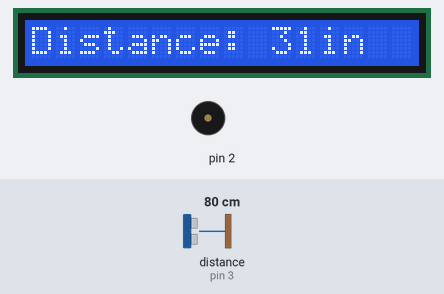
Recording of a sketch running on a simulated Arduino Uno, built with avr-gcc and run on an emulated ATmega328P. Parts: 16×1 character LCD, buzzer (waves = sounding). Wiring (inferred from the names in the program): ultrasonic range finder: trigger pin 4; echo pin 3. The inputs (shaded band) are chosen by the test bench; at power-on: distance to the obstacle (sensor on pin 3) 80 cm. The echo pulse lasts 58.3 µs per cm; what the sketch prints to the serial monitor is not drawn.

Above: at 1.2 s.
1.3 s: distance to the obstacle (sensor on pin 3) set to 120 cm
At 2.1 s:
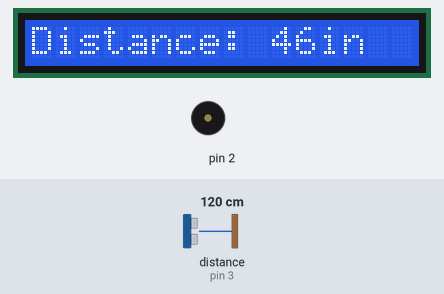
4.3 s: distance to the obstacle (sensor on pin 3) set to 34 cm
At 5.0 s:
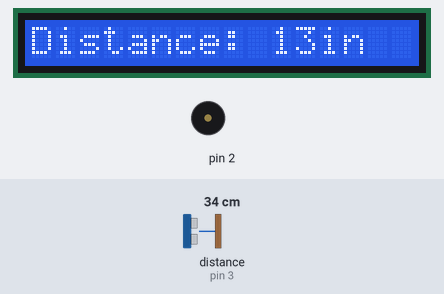
5.9 s: distance to the obstacle (sensor on pin 3) set to 30 cm
At 6.8 s:
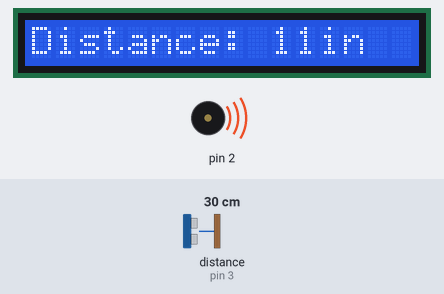
8.9 s: distance to the obstacle (sensor on pin 3) set to 299 cm
At 11.7 s:
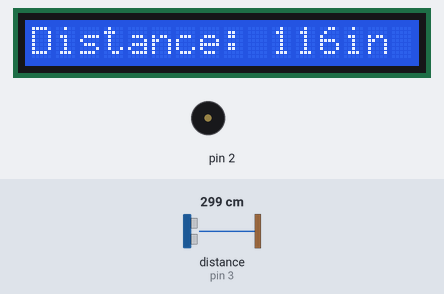
Timing chart, 0 to 12.9 s (numbered marks = the images above; inputs shaded):
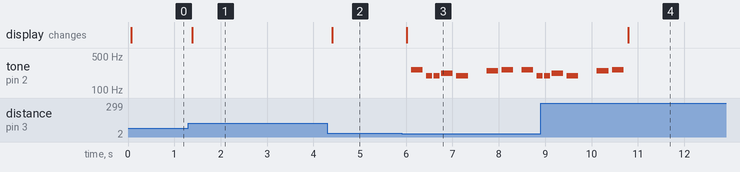

Measured:
- the behaviour switches between 32 and 31 cm on distance to the obstacle (sensor on pin 3) (found by bisection; images 2 and 3)
- after the input at 1.3 s, the display: changes after 0.09 s (image 1)
- after the input at 4.3 s, the display: changes after 0.11 s (image 2)
- after the input at 5.9 s, tone on pin 2: plays 262 Hz for 0.25 s, 196 Hz for 0.13 s, 196 Hz for 0.13 s, 220 Hz for 0.25 s, 196 Hz for 0.25 s, 247 Hz for 0.25 s … (9 notes in this stretch), starting after 0.21 s; the display: changes after 0.11 s (image 3)
- after the input at 8.9 s, tone on pin 2: goes on until 10.7 s, then stays silent; the display: changes after 1.9 s (image 4)

The sketch:

ultrasensor_console.ino
```cpp
   /* William Clemons
    * Nathan Nhek
    *
    * Proximity Alarm
    * Detect nearby objects and set off a buzzing noise when under a certain distance.
    * Set to display the distance to a LCD screen.
    */
    // include the library that contains the #defines for all passive buzzer pitches
    #include "pitches.h"
    // include the library for the LCD screen
    #include <LiquidCrystal.h>

    // define where the lcd connects to the arduino pins
    const int rs = 7, en = 8, d4 = 9, d5 = 10, d6 = 11, d7 = 12;
    // init the display
    LiquidCrystal lcd(rs, en, d4, d5, d6, d7);

    // defines pins numbers
    // trig pin generates the ultrasonic burst
    // echo pin recieves waves after bouncing back
    const int trigPin = 4;
    const int echoPin = 3;

    // defines variables
    long duration;
    int distance;

    //array to hold all the needed notes to make the alarm noise
    int alarm[] = {
      // note scheme = 1, 2, 2, 3, 2, -, 4, 1
       NOTE_C4, NOTE_G3, NOTE_G3, NOTE_A3, NOTE_G3, 0, NOTE_B3, NOTE_C4
    };

    // note durations: 4 = quarter note, 8 = eighth note, etc.:
    int noteDurations[] = {
      4, 8, 8, 4, 4, 4, 4, 4
    };

    void setup() {
      //set the columns, rows to display on
      lcd.begin(16,1);
      pinMode(trigPin, OUTPUT); // Sets the trigPin as an Output
      pinMode(echoPin, INPUT); // Sets the echoPin as an Input
      Serial.begin(9600); // Starts the serial communication
    }


    void loop() {
      //by default, have no tone emitting
      noTone(2);

      // Clears the trigPin by setting it to 0
      digitalWrite(trigPin, LOW);
      // set a delay of 2 ms
      delayMicroseconds(2);
      // Sets the trigPin on HIGH state for 10 micro seconds
      digitalWrite(trigPin, HIGH);
      delayMicroseconds(10);
      digitalWrite(trigPin, LOW);
      // Reads the echoPin, returns the sound wave travel time in microseconds (v = 340 m/s -> .034cm/s)
      duration = pulseIn(echoPin, HIGH);

      // Calculating the distance (time = distance / speed = [d/.034cm/s])
      // solve for distance; distance = time*.034/2 (divide by 2 because the echo pin doubles the sound wave
      // the echo pin doubles the sound wave because it travels out from the arduino, and then back to the arduino)
      // distance here is in inches (1 cm = 0.393701 inches)
      distance = duration*0.034/2*0.393701;
      // Prints the distance on the Serial Monitor
      Serial.print("Distance: ");
      Serial.print(distance);
      Serial.print(" inches");
      Serial.println();

      // print to the LCD screen and add a delay after so it's not overwhelmed
      lcd.clear();
      lcd.print("Distance: ");
      lcd.print(distance);
      lcd.print("in");
      delay(100);

      // If something is detected within 12 inches, start the alarm
      if (distance < 12) {
        // iterate over the notes of the alarm:
        for (int thisNote = 0; thisNote < 8; thisNote++) {

          // to calculate the note duration, take one second
          // divided by the note type.
          //e.g. quarter note = 1000 / 4, eighth note = 1000/8, etc.
          int noteDuration = 1000 / noteDurations[thisNote];
          // tone takes in pin #, alarm noise pitch, and duration of note
          tone(2, alarm[thisNote], noteDuration);

          // to distinguish the notes, set a minimum time between them.
          // the note's duration + 30% seems to work well:
          int pauseBetweenNotes = noteDuration * 1.30;
          delay(pauseBetweenNotes);
          // stop the tone playing:
          noTone(2);
        }

      }
    }
```

pitches.h
```cpp
//contains all the notes needed for pitches used by passive buzzer, defined as public constants
#define NOTE_B0  31
#define NOTE_C1  33
#define NOTE_CS1 35
#define NOTE_D1  37
#define NOTE_DS1 39
#define NOTE_E1  41
#define NOTE_F1  44
#define NOTE_FS1 46
#define NOTE_G1  49
#define NOTE_GS1 52
#define NOTE_A1  55
#define NOTE_AS1 58
#define NOTE_B1  62
#define NOTE_C2  65
#define NOTE_CS2 69
#define NOTE_D2  73
#define NOTE_DS2 78
#define NOTE_E2  82
#define NOTE_F2  87
#define NOTE_FS2 93
#define NOTE_G2  98
#define NOTE_GS2 104
#define NOTE_A2  110
#define NOTE_AS2 117
#define NOTE_B2  123
#define NOTE_C3  131
#define NOTE_CS3 139
#define NOTE_D3  147
#define NOTE_DS3 156
#define NOTE_E3  165
#define NOTE_F3  175
#define NOTE_FS3 185
#define NOTE_G3  196
#define NOTE_GS3 208
#define NOTE_A3  220
#define NOTE_AS3 233
#define NOTE_B3  247
#define NOTE_C4  262
#define NOTE_CS4 277
#define NOTE_D4  294
#define NOTE_DS4 311
#define NOTE_E4  330
#define NOTE_F4  349
#define NOTE_FS4 370
#define NOTE_G4  392
#define NOTE_GS4 415
#define NOTE_A4  440
#define NOTE_AS4 466
#define NOTE_B4  494
#define NOTE_C5  523
#define NOTE_CS5 554
#define NOTE_D5  587
#define NOTE_DS5 622
#define NOTE_E5  659
#define NOTE_F5  698
#define NOTE_FS5 740
#define NOTE_G5  784
#define NOTE_GS5 831
#define NOTE_A5  880
#define NOTE_AS5 932
#define NOTE_B5  988
#define NOTE_C6  1047
#define NOTE_CS6 1109
#define NOTE_D6  1175
#define NOTE_DS6 1245
#define NOTE_E6  1319
#define NOTE_F6  1397
#define NOTE_FS6 1480
#define NOTE_G6  1568
#define NOTE_GS6 1661
#define NOTE_A6  1760
#define NOTE_AS6 1865
#define NOTE_B6  1976
#define NOTE_C7  2093
#define NOTE_CS7 2217
#define NOTE_D7  2349
#define NOTE_DS7 2489
#define NOTE_E7  2637
#define NOTE_F7  2794
#define NOTE_FS7 2960
#define NOTE_G7  3136
#define NOTE_GS7 3322
#define NOTE_A7  3520
#define NOTE_AS7 3729
#define NOTE_B7  3951
#define NOTE_C8  4186
#define NOTE_CS8 4435
#define NOTE_D8  4699
#define NOTE_DS8 4978
```
